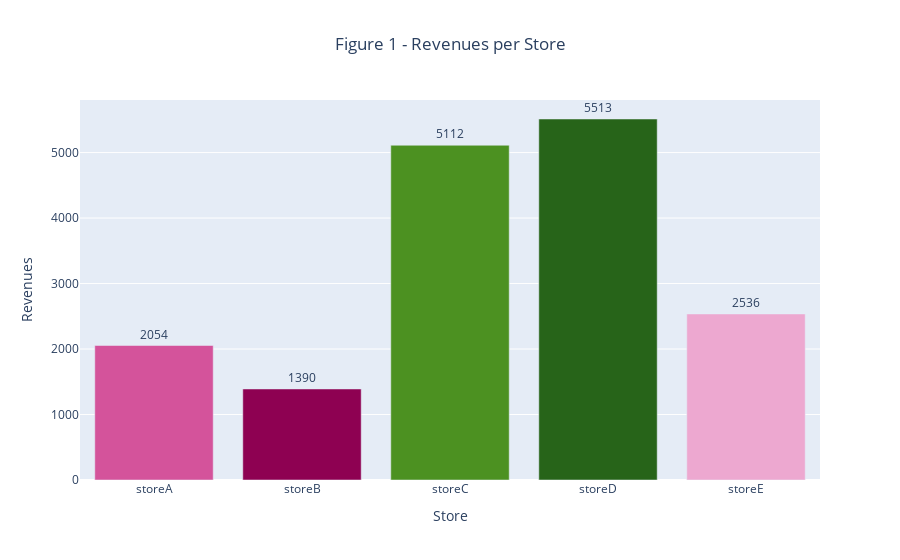

The cell this chart's notebook holds for it:
### Code cell
# Plotting Checking which store sold the most during March 13, 2016
value = data['2016-03-13':'2016-03-13'].max().round(0)
label = data.columns
trace = go.Bar(y=value, 
               x=label,text = value,textposition= "outside",
               marker={'color': value,
                   'colorscale': 'PiYG'})
layout = go.Layout(title="Figure 1 - Revenues per Store", 
                   xaxis={'title' : "Store"},
                  yaxis={'title' : "Revenues"},
                  title_x=0.5)
fig = go.Figure(data=trace, layout=layout)
iplot(fig)
fig.show('png')

### Figure 1 — Plotly figure (JSON) as saved in the notebook; plotly's stock layout.template omitted (floating-point values rounded to 4 significant figures)
{"data": [{"marker": {"color": [2054, 1390, 5112, 5513, 2536], "colorscale": [[0, "rgb(142,1,82)"], [0.1, "rgb(197,27,125)"], [0.2, "rgb(222,119,174)"], [0.3, "rgb(241,182,218)"], [0.4, "rgb(253,224,239)"], [0.5, "rgb(247,247,247)"], [0.6, "rgb(230,245,208)"], [0.7, "rgb(184,225,134)"], [0.8, "rgb(127,188,65)"], [0.9, "rgb(77,146,33)"], [1, "rgb(39,100,25)"]]}, "text": [2054, 1390, 5112, 5513, 2536], "textposition": "outside", "type": "bar", "x": ["storeA", "storeB", "storeC", "storeD", "storeE"], "y": [2054, 1390, 5112, 5513, 2536]}], "layout": {"title": {"text": "Figure 1 - Revenues per Store", "x": 0.5}, "xaxis": {"title": {"text": "Store"}}, "yaxis": {"title": {"text": "Revenues"}}}}
